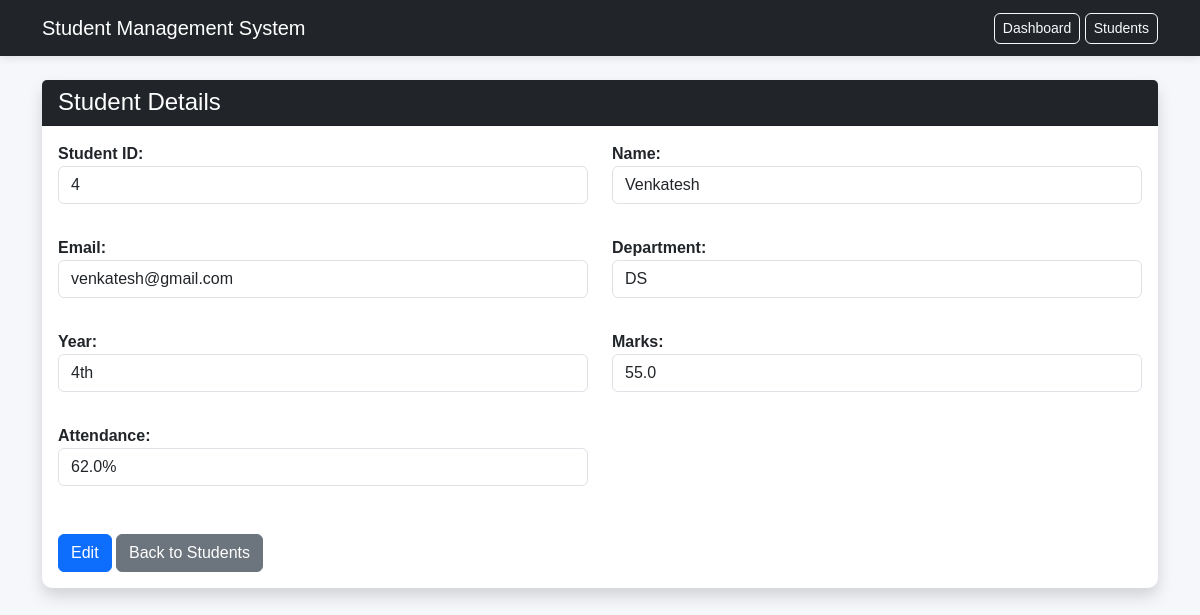
/student_details/4, run on the app's committed database.
### tables this page shows
CREATE TABLE students (
            id INTEGER PRIMARY KEY AUTOINCREMENT,
            name TEXT NOT NULL,
            email TEXT NOT NULL,
            department TEXT NOT NULL,
            year TEXT NOT NULL,
            marks REAL NOT NULL,
            attendance REAL NOT NULL
        );

### app.py (the view)
@app.route("/student_details/<int:id>")
def student_details(id):
    conn = get_db_connection()
    student = conn.execute(
        "SELECT * FROM students WHERE id = ?",
        (id,)
    ).fetchone()
    conn.close()
    if student is None:
        flash("Student not found")
        return redirect(url_for("students"))
    return render_template(
        "student_details.html",
        student=student
    )

### app.py (called while the page is built)
def get_db_connection():
    conn = sqlite3.connect(DATABASE)
    conn.row_factory = sqlite3.Row
    return conn

### templates/student_details.html (shortened to what this page needs)
<!DOCTYPE html>
<html lang="en">
<head>
    <link rel="stylesheet"
          href="https://cdn.jsdelivr.net/npm/bootstrap@5.3.3/dist/css/bootstrap.min.css">
    <link rel="stylesheet"
          href="{{ url_for('static', filename='css/style.css') }}">
</head>
<body>
<nav class="navbar navbar-dark bg-dark">
    <div class="container">
        <a class="navbar-brand"
           href="{{ url_for('dashboard') }}">
            Student Management System
        </a>
        <div>
            <a href="{{ url_for('dashboard') }}"
               class="btn btn-outline-light btn-sm">
                Dashboard
            </a>
            <a href="{{ url_for('students') }}"
               class="btn btn-outline-light btn-sm">
                Students
            </a>
        </div>
    </div>
</nav>
<div class="container mt-4">
    <div class="card shadow">
        <div class="card-header bg-dark text-white">
            <h4 class="mb-0">Student Details</h4>
        </div>
        <div class="card-body">
            <div class="row">
                <div class="col-md-6 mb-3">
                    <strong>Student ID:</strong>
                    <p class="form-control">
                        {{ student['ID'] }}
                    </p>
                </div>
                <div class="col-md-6 mb-3">
                    <strong>Name:</strong>
                    <p class="form-control">
                        {{ student['Name'] }}
                    </p>
                </div>
                <div class="col-md-6 mb-3">
                    <strong>Email:</strong>
                    <p class="form-control">
                        {{ student['Email'] }}
                    </p>
                </div>
                <div class="col-md-6 mb-3">
                    <strong>Department:</strong>
                    <p class="form-control">
                        {{ student['Department'] }}
                    </p>
                </div>
                <div class="col-md-6 mb-3">
                    <strong>Year:</strong>
                    <p class="form-control">
                        {{ student['year'] }}
                    </p>
                </div>
                <div class="col-md-6 mb-3">
                    <strong>Marks:</strong>
                    <p class="form-control">
                        {{ student['Marks'] }}
                    </p>
                </div>
                <div class="col-md-6 mb-3">
                    <strong>Attendance:</strong>
                    <p class="form-control">
                        {{ student['Attendance'] }}%
                    </p>
                </div>
            </div>
            <div class="mt-3">
                <a href="{{ url_for('edit_student', id=student['ID']) }}"
                   class="btn btn-primary">
                    Edit
                </a>
                <a href="{{ url_for('students') }}"
                   class="btn btn-secondary">
                    Back to Students
                </a>
            </div>
        </div>
    </div>
</div>
</body>
</html>

### css/style.css (style rules this page uses)
body { background-color: #f5f7fb; font-family: Arial, sans-serif; }
.navbar { box-shadow: 0 2px 8px rgba(0, 0, 0, 0.1); }
.card { border: none; border-radius: 10px; box-shadow: 0 2px 10px rgba(0, 0, 0, 0.08); }
.btn { border-radius: 6px; }
.form-control, .form-select { border-radius: 6px; }

### data on the page
students: ID "4", Name "Venkatesh", Email "venkatesh@gmail.com", Department "DS", year "4th", Marks "55.0", Attendance "62.0"
